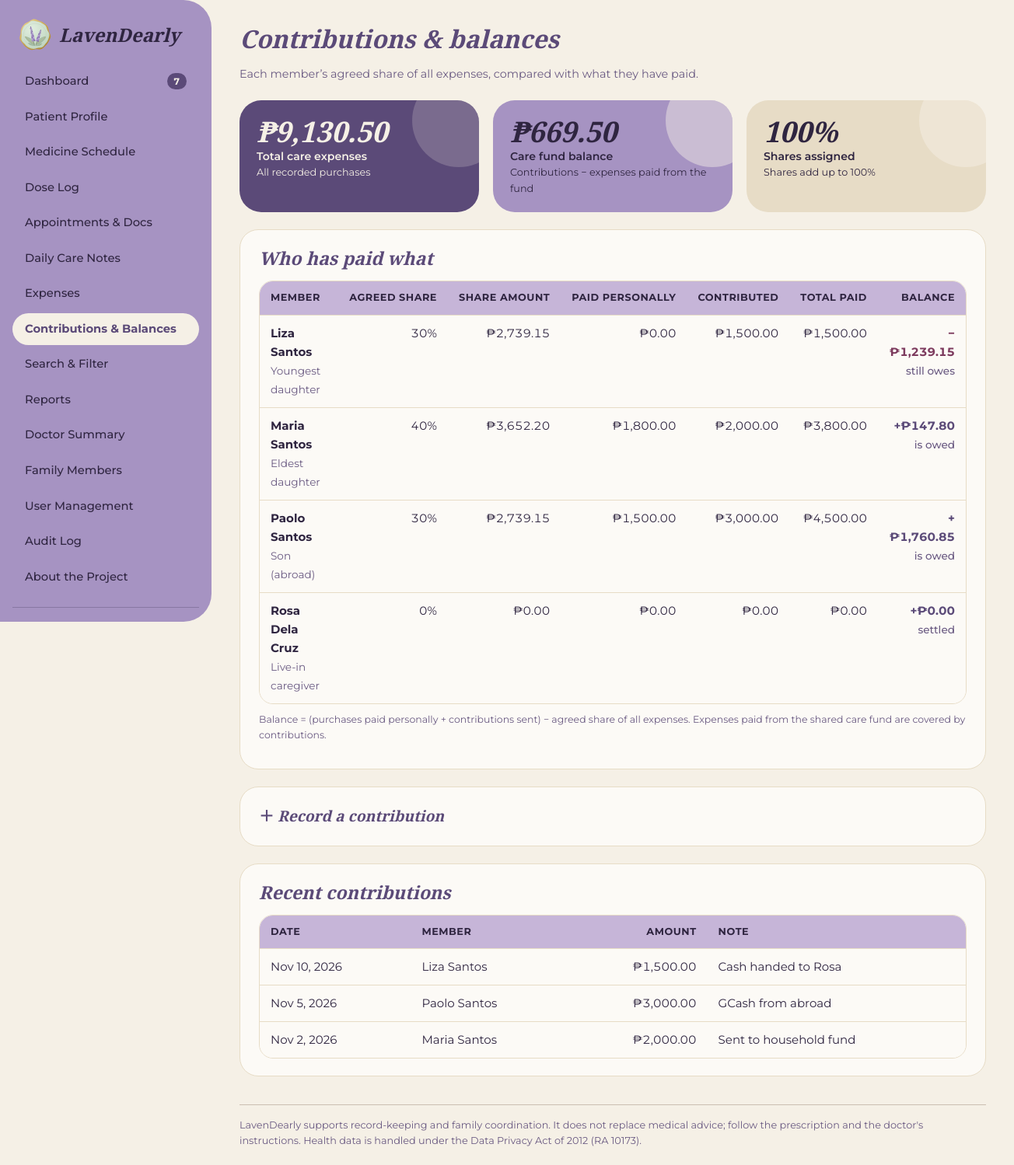
Page /contributions.php (signed in) on the committed database.
### tables this page shows
CREATE TABLE users (
  id            INT UNSIGNED AUTO_INCREMENT PRIMARY KEY,
  full_name     VARCHAR(100) NOT NULL,
  username      VARCHAR(40)  NOT NULL UNIQUE,
  email         VARCHAR(120) NOT NULL,
  password_hash VARCHAR(255) NOT NULL,
  role          ENUM('admin','caregiver','contributor') NOT NULL,
  relationship  VARCHAR(60)  NOT NULL DEFAULT '',
  share_percent DECIMAL(5,2) NOT NULL DEFAULT 0 CHECK (share_percent >= 0 AND share_percent <= 100),
  is_active     TINYINT(1)   NOT NULL DEFAULT 1,
  created_at    DATETIME     NOT NULL
);

CREATE TABLE contributions (
  id           INT UNSIGNED AUTO_INCREMENT PRIMARY KEY,
  user_id      INT UNSIGNED NOT NULL,
  amount       DECIMAL(10,2) NOT NULL CHECK (amount > 0),
  contrib_date DATE NOT NULL,
  note         VARCHAR(255) NULL,
  created_at   DATETIME NOT NULL,
  FOREIGN KEY (user_id) REFERENCES users(id)
);

### includes/functions.php (called while the page is built, shortened)
<?php
require_once __DIR__ . '/../config/db.php';
function e($s): string { return htmlspecialchars((string)$s, ENT_QUOTES, 'UTF-8'); }
function peso($n): string { return '₱' . number_format((float)$n, 2); }
function fdate(?string $d): string { return $d ? date('M j, Y', strtotime($d)) : '—'; }
function me(): ?array { return $GLOBALS['me'] ?? null; }
function can(string $perm): bool
{
    $u = me();
    return $u && in_array($u['role'], PERMS[$perm] ?? [], true);
}
function require_login(): array
{
    $st = db()->prepare('SELECT * FROM users WHERE id = ? AND is_active = 1');
    $st->execute([$_SESSION['uid']]);
    $u = $st->fetch();
    return $u;
}
function balances(): array
{
    $pdo = db();
    $total = (float)$pdo->query('SELECT COALESCE(SUM(amount),0) FROM expenses')->fetchColumn();
    $fundExp = (float)$pdo->query('SELECT COALESCE(SUM(amount),0) FROM expenses WHERE paid_by IS NULL')->fetchColumn();
    $contribTotal = (float)$pdo->query('SELECT COALESCE(SUM(amount),0) FROM contributions')->fetchColumn();
    $personal = $pdo->query('SELECT paid_by, SUM(amount) s FROM expenses WHERE paid_by IS NOT NULL GROUP BY paid_by')->fetchAll(PDO::FETCH_KEY_PAIR);
    $contrib = $pdo->query('SELECT user_id, SUM(amount) s FROM contributions GROUP BY user_id')->fetchAll(PDO::FETCH_KEY_PAIR);
    $rows = [];
    foreach ($pdo->query('SELECT id, full_name, relationship, role, share_percent, is_active FROM users ORDER BY full_name')->fetchAll() as $u) {
        $p = (float)($personal[$u['id']] ?? 0);
        $c = (float)($contrib[$u['id']] ?? 0);
        $share = $total * (float)$u['share_percent'] / 100;
        $rows[] = $u + ['share' => $share, 'personal' => $p, 'contrib' => $c, 'paid' => $p + $c, 'balance' => $p + $c - $share];
    }
    return ['total' => $total, 'fund' => $contribTotal - $fundExp, 'rows' => $rows];
}

### config/db.php (called while the page is built, shortened)
<?php
function db(): PDO
{
    static $pdo = null;
    if ($pdo === null) {
        try {
            $pdo = new PDO(
                'mysql:host=' . DB_HOST . ';dbname=' . DB_NAME . ';charset=utf8mb4',
                DB_USER,
                DB_PASS,
                [
                    PDO::ATTR_ERRMODE            => PDO::ERRMODE_EXCEPTION,
                    PDO::ATTR_DEFAULT_FETCH_MODE => PDO::FETCH_ASSOC,
                    PDO::ATTR_EMULATE_PREPARES   => false,
                ]
            );
        } catch (PDOException $ex) {
            http_response_code(500);
            exit('<h2 style="font-family:sans-serif">LavenDearly could not connect to the database.</h2>'
                . '<p style="font-family:sans-serif">Start MySQL, import <code>database/lavendearly.sql</code>, '
                . 'and check <code>config/db.php</code>.</p>');
        }
    }
    return $pdo;
}

### contributions.php (the view, shortened to what this page needs)
<?php
require __DIR__ . '/includes/functions.php';
$me = require_login();
$pdo = db();
$bal = balances();
$hist = $pdo->query('SELECT c.*, u.full_name FROM contributions c JOIN users u ON u.id = c.user_id ORDER BY c.contrib_date DESC, c.id DESC LIMIT 40')->fetchAll();
$sharePct = array_sum(array_column($bal['rows'], 'share_percent'));
include __DIR__ . '/includes/header.php';
?>
<div class="page-head"><div><h1>Contributions &amp; balances</h1>
  <p class="muted">Each member’s agreed share of all expenses, compared with what they have paid.</p></div></div>
<div class="grid g3" style="margin-bottom:22px">
  <div class="stat s-plum"><div class="num"><?= peso($bal['total']) ?></div><div class="lbl">Total care expenses</div><div class="sub">All recorded purchases</div></div>
  <div class="stat s-dusty"><div class="num"><?= peso($bal['fund']) ?></div><div class="lbl">Care fund balance</div><div class="sub">Contributions − expenses paid from the fund</div></div>
  <div class="stat s-beige"><div class="num"><?= rtrim(rtrim(number_format($sharePct, 2), '0'), '.') ?>%</div><div class="lbl">Shares assigned</div><div class="sub"><?= abs($sharePct - 100) < 0.01 ? 'Shares add up to 100%' : 'Shares should add up to 100% (Family Members page)' ?></div></div>
</div>
<section class="card">
  <h2>Who has paid what</h2>
  <div class="table-wrap"><table>
    <thead><tr><th>Member</th><th class="num">Agreed share</th><th class="num">Share amount</th><th class="num">Paid personally</th><th class="num">Contributed</th><th class="num">Total paid</th><th class="num">Balance</th></tr></thead>
    <tbody>
    <?php foreach ($bal['rows'] as $r): ?>
      <tr>
        <td><strong><?= e($r['full_name']) ?></strong><br><span class="muted small"><?= e($r['relationship']) ?></span></td>
        <td class="num"><?= rtrim(rtrim(number_format($r['share_percent'], 2), '0'), '.') ?>%</td>
        <td class="num"><?= peso($r['share']) ?></td>
        <td class="num"><?= peso($r['personal']) ?></td>
        <td class="num"><?= peso($r['contrib']) ?></td>
        <td class="num"><?= peso($r['paid']) ?></td>
        <td class="num <?= $r['balance'] >= 0 ? 'pos' : 'neg' ?>"><?= $r['balance'] >= 0 ? '+' : '−' ?><?= peso(abs($r['balance'])) ?>
          <br><span class="muted small" style="font-weight:500"><?= abs($r['balance']) < 0.005 ? 'settled' : ($r['balance'] > 0 ? 'is owed' : 'still owes') ?></span></td>
      </tr>
    <?php endforeach; ?>
    </tbody>
  </table></div>
  <p class="hint" style="margin-top:10px">Balance = (purchases paid personally + contributions sent) − agreed share of all expenses. Expenses paid from the shared care fund are covered by contributions.</p>
</section>
<?php if (can('contribution.add')): ?>
<details class="card">
  <summary>Record a contribution</summary>
</details>
<?php endif; ?>
<section class="card">
  <h2>Recent contributions</h2>
  <?php if (!$hist): ?><div class="empty">No contributions recorded yet.</div><?php else: ?>
  <div class="table-wrap"><table>
    <thead><tr><th>Date</th><th>Member</th><th class="num">Amount</th><th>Note</th></tr></thead>
    <tbody><?php foreach ($hist as $h): ?>
      <tr><td><?= fdate($h['contrib_date']) ?></td><td><?= e($h['full_name']) ?></td><td class="num"><?= peso($h['amount']) ?></td><td><?= e($h['note'] ?: '') ?></td></tr>
    <?php endforeach; ?></tbody>
  </table></div>
  <?php endif; ?>
</section>
<?php include __DIR__ . '/includes/footer.php'; ?>

### assets/css/style.css (style rules this page uses)
:root { --lav:#C6B5D8; --dusty:#A693C2; --cream:#F5F0E6; --beige:#E7DCC6; --taupe:#CBBEB1; --plum:#5B4A78; --ink:#2F2540; --muted:#6A5A82; --berry:#7D3B5E; --paper:#FCFAF6; --radius:24px; }
* { box-sizing:border-box }
html { scroll-behavior:smooth }
body { margin:0;font-family:'Montserrat',system-ui,-apple-system,Segoe UI,sans-serif;background:var(--cream);color:var(--ink);line-height:1.6;font-size:15px }
h1,h2,h3,h4 { font-family:'Playfair Display',Georgia,serif;font-style:italic;font-weight:700;margin:0 0 .45em;line-height:1.25;color:var(--plum) }
h1 { font-size:2rem }
h2 { font-size:1.45rem }
p { margin:0 0 .9em }
.muted { color:var(--muted);font-size:.9rem }
.small { font-size:.85rem }
.page-head { display:flex;justify-content:space-between;align-items:flex-end;gap:16px;flex-wrap:wrap;margin-bottom:22px }
.page-head p { margin:0 }
.card { background:var(--paper);border:1px solid var(--beige);border-radius:var(--radius);padding:22px 24px;margin-bottom:22px }
.card h2 { margin-bottom:.6em }
.grid { display:grid;gap:18px }
.g3 { grid-template-columns:repeat(auto-fit,minmax(250px,1fr)) }
.stat { position:relative;overflow:hidden;border-radius:28px;padding:20px 22px;min-height:118px }
.stat::after { content:'';position:absolute;right:-34px;top:-34px;width:120px;height:120px;border-radius:50%;background:rgba(245,240,230,.2) }
.stat .num { font-family:'Playfair Display',serif;font-style:italic;font-weight:700;font-size:2.3rem;line-height:1.1 }
.stat .lbl { font-weight:600;font-size:.88rem }
.stat .sub { font-size:.8rem }
.s-plum { background:var(--plum);color:var(--cream) }
.s-dusty { background:var(--dusty);color:var(--ink) }
.s-beige { background:var(--beige);color:var(--ink) }
.s-dusty::after,.s-beige::after { background:rgba(245,240,230,.45) }
.table-wrap { overflow-x:auto;border-radius:18px;border:1px solid var(--beige) }
table { width:100%;border-collapse:collapse;background:var(--paper) }
th { background:var(--lav);color:var(--ink);text-align:left;font-size:.8rem;text-transform:uppercase;letter-spacing:.04em;padding:11px 14px;white-space:nowrap }
td { padding:11px 14px;border-top:1px solid var(--beige);vertical-align:top }
td.num,th.num { text-align:right;font-variant-numeric:tabular-nums }
.hint { font-size:.78rem;color:var(--muted);margin-top:3px }
details.card>summary { cursor:pointer;font-family:'Playfair Display',serif;font-style:italic;font-weight:700;font-size:1.2rem;list-style:none;color:var(--plum) }
details.card>summary::before { content:'＋ ';font-style:normal }
.pos { color:var(--plum);font-weight:700 }
.neg { color:var(--berry);font-weight:700 }

### rows in the picture
users: full_name "Liza Santos", relationship "Youngest daughter", share_percent "30", share "₱2,739.15", personal "₱0.00", contrib "₱1,500.00", paid "₱1,500.00", balance "₱1,239.15", shows "still owes"
users: full_name "Paolo Santos", relationship "Son (abroad)", share_percent "30", share "₱2,739.15", personal "₱1,500.00", contrib "₱3,000.00", paid "₱4,500.00", balance "₱1,760.85", shows "is owed"
users: full_name "Rosa Dela Cruz", relationship "Live-in caregiver", share_percent "0", share "₱0.00", personal "₱0.00", contrib "₱0.00", paid "₱0.00", balance "₱0.00", shows "settled"
contributions: contrib_date "Nov 10, 2026", user.full_name "Liza Santos", amount "₱1,500.00", note "Cash handed to Rosa"
contributions: contrib_date "Nov 5, 2026", user.full_name "Paolo Santos", amount "₱3,000.00", note "GCash from abroad"
contributions: contrib_date "Nov 2, 2026", user.full_name "Maria Santos", amount "₱2,000.00", note "Sent to household fund"

### other values in the picture
$label "Dashboard"
$label "Patient Profile"
$label "Medicine Schedule"
$label "Dose Log"
$label "Appointments & Docs"
$label "Daily Care Notes"
$label "Expenses"
$label "Contributions & Balances"
$label "Search & Filter"
$label "Reports"
$label "Doctor Summary"
$label "Family Members"
$label "User Management"
$label "Audit Log"
$label "About the Project"
